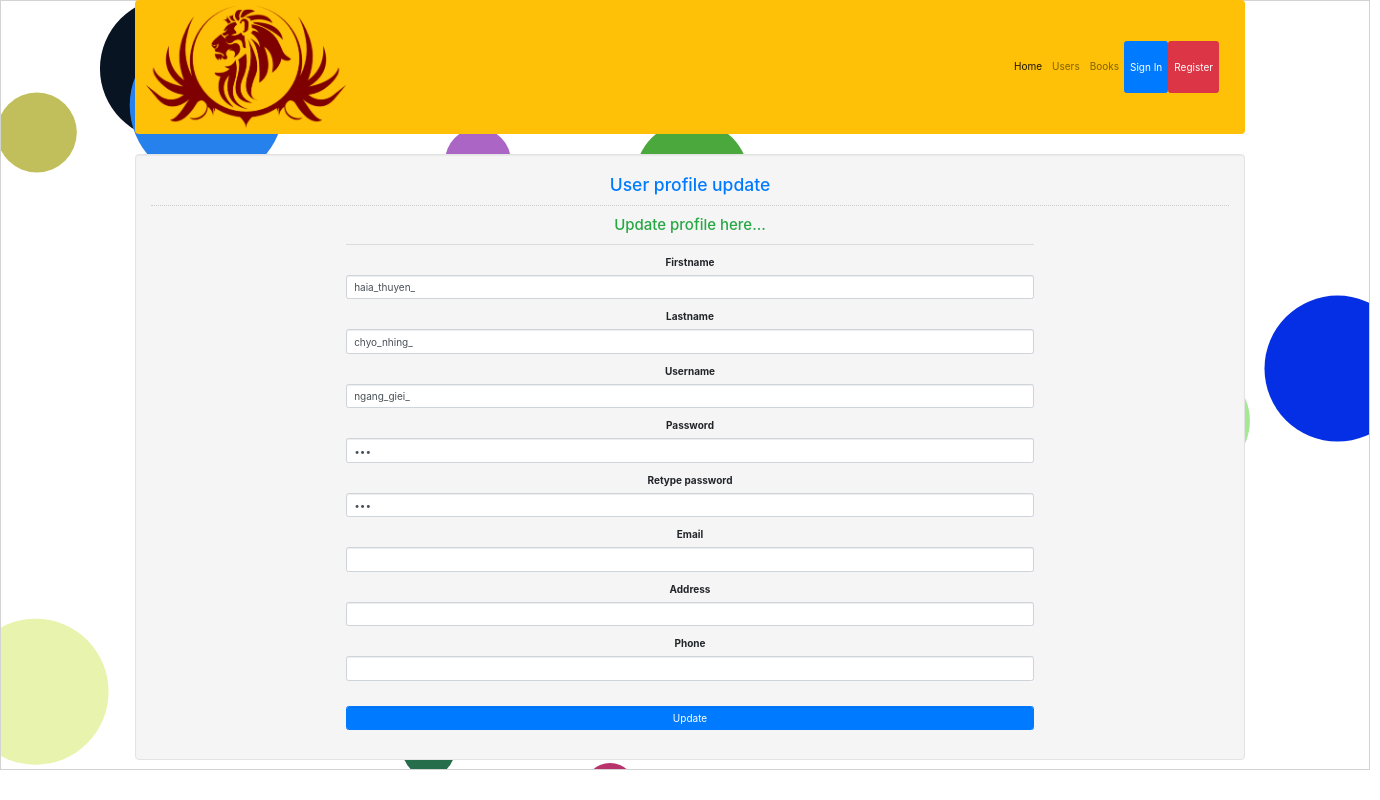
/users/updateForm.php?id=152, run on an earlier commit of the app's database.
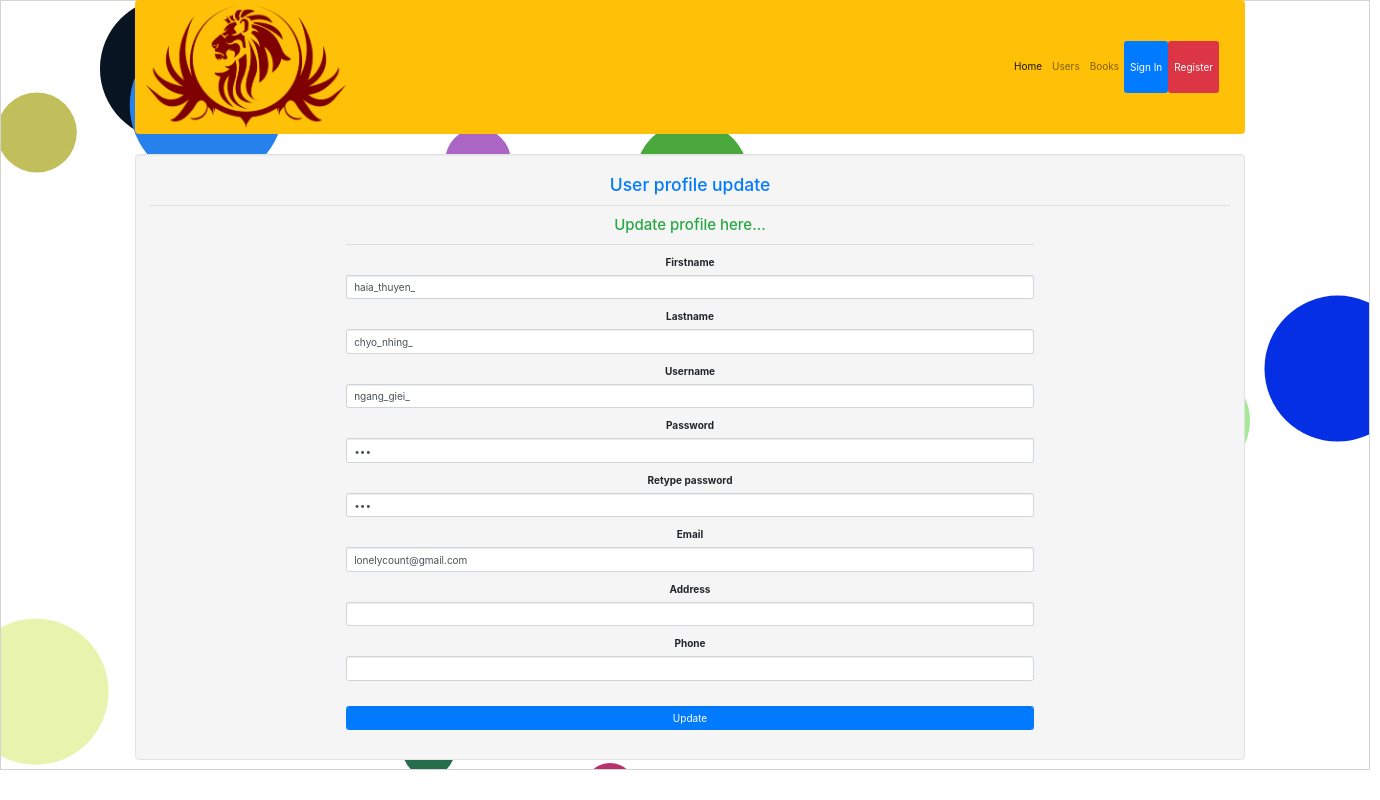
And on a later commit of the database.
### tables this page shows
CREATE TABLE `member` (
  `mem_id` int(11) NOT NULL,
  `role` int(11) NOT NULL,
  `status` int(11) NOT NULL DEFAULT 0,
  `firstname` varchar(50) NOT NULL,
  `lastname` varchar(50) NOT NULL,
  `username` varchar(30) NOT NULL,
  `password` varchar(12) NOT NULL,
  `email` varchar(255) NOT NULL,
  `address` varchar(255) NOT NULL,
  `phone` varchar(255) NOT NULL,
  `ticket_history` varchar(255) DEFAULT NULL
);

### users/updateForm.php (the view, shortened to what this page needs)
<!DOCTYPE html>
<html lang="en">
<head>
    <link rel="stylesheet" type="text/css" href="../css/bootstrap.css"/>
    <link href="../css/style.css" rel="stylesheet">
    <link href="//maxcdn.bootstrapcdn.com/bootstrap/4.1.1/css/bootstrap.min.css" rel="stylesheet" id="bootstrap-css">
</head>
<body>
<?php
include '../conn.php';
$userID = $_REQUEST['id'];
$sql = "SELECT * FROM member WHERE `mem_id`='$userID' ";
$stmt = $conn->query($sql);
$user = $stmt->fetch();
?>
<div class="container">
    <nav class="navbar navbar-expand-lg navbar-light bg-warning">
        <img style="width: 200px" src="../img/logo.png" href="home.php">
        <div class="collapse navbar-collapse" id="navbarSupportedContent">
            <ul class="navbar-nav ml-auto topnav">
                <li class="nav-item active">
                    <a class="nav-link" href="../home.php">Home <span class="sr-only">(current)</span></a>
                </li>
                <li class="nav-item">
                    <a class="nav-link" href="../users/display.php">Users</a>
                </li>
                <li class="nav-item">
                    <a class="nav-link" href="../books/display.php">Books</a>
                </li>
                <li class="nav-item">
                    <a class="nav-link btn btn-primary text-white" type="button" href="../index.php" data-toggle="modal"
                       data-target="#myModal">Sign In</a>
                </li>
                <li class="nav-item">
                    <a class="nav-link btn btn-danger text-white" type="button" href="../registration.php"
                       data-toggle="modal" data-target="#myModal">Register</a>
                </li>
            </ul>
        </div>
    </nav>
</div>
<div class="container" style="text-align: center">
    <div class="col-md-12 well" style="display: inline-block">
        <h3 class="text-primary">User profile update</h3>
        <hr style="border-top:1px dotted #ccc;"/>
        <div class="col-md-2"></div>
        <div class="col-md-8">
            <form action="update.php?id=<?php echo $user['mem_id'] ?>" method="POST">
                <h4 class="text-success">Update profile here...</h4>
                <hr style="border-top:1px groovy #000;">
                <div class="form-group">
                    <label>Firstname</label>
                    <input type="text" class="form-control" name="firstname" value="<?php echo $user['firstname'] ?>"/>
                </div>
                <div class="form-group">
                    <label>Lastname</label>
                    <input type="text" class="form-control" name="lastname" value="<?php echo $user['lastname'] ?>"/>
                </div>
                <div class="form-group">
                    <label>Username</label>
                    <input type="text" class="form-control" name="username" value="<?php echo $user['username'] ?>"/>
                </div>
                <div class="form-group">
                    <label>Password</label>
                    <input type="password" class="form-control" name="password" value="<?php echo $user['password'] ?>"/>
                </div>
                <div class="form-group">
                    <label>Retype password</label>
                    <input type="password" class="form-control" name="retype-password" value="<?php echo $user['password'] ?>"/>
                </div>
                <div class="form-group">
                    <label>Email</label>
                    <input type="email" class="form-control" name="email" value="<?php echo $user['email'] ?>"/>
                </div>
                <div class="form-group">
                    <label>Address</label>
                    <input type="text" class="form-control" name="address" value="<?php echo $user['address'] ?>"/>
                </div>
                <div class="form-group">
                    <label>Phone</label>
                    <input type="text" class="form-control" name="phone" value="<?php echo $user['phone'] ?>"/>
                </div>
                <br/>
                <div class="form-group">
                    <button class="btn btn-primary form-control" name="update">Update</button>
                </div>
            </form>
        </div>
    </div>
</div>
</body>
</html>

What changed in the data, as far as the page shows it:
changed member "haia_thuyen_": email (not shown) → "lonelycount@gmail.com"
